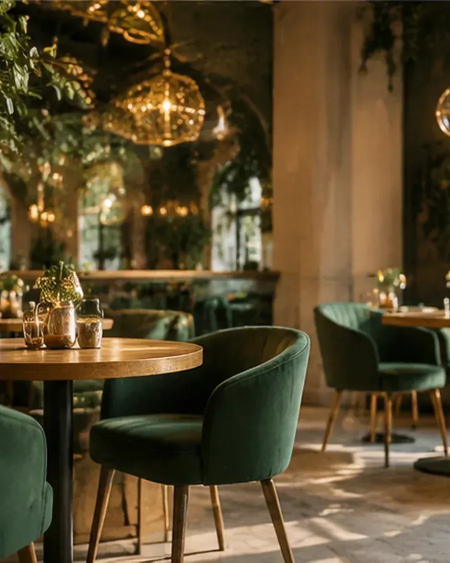
#> input picture img/penka-about.webp, 900 x 1125 px (shown at 1/2 size); its folder holds only this picture in this run
$ python generate_responsive_images.py
#> lines starting #> are read from the running program, lines starting #| are printed output that depends on the picture
#!/usr/bin/env python3
"""Generate responsive WebP image variants without modifying source assets."""
from pathlib import Path
from PIL import Image, ImageOps
ROOT = Path(__file__).resolve().parents[1]
SOURCE = ROOT / "img"
OUTPUT = SOURCE / "responsive"
WIDTHS = (480, 768, 1200, 1800)
def main():
    files = sorted(p for p in SOURCE.glob("*.webp") if p.is_file())
    if not files:
        raise SystemExit(f"No WebP files found in {SOURCE}")
    OUTPUT.mkdir(parents=True, exist_ok=True)
    total = 0
    for source in files:
        with Image.open(source) as opened:
#> opened is the input picture: PIL image 900x1125 RGB; mean R, G, B 88.9, 72.9, 43.5
            image = ImageOps.exif_transpose(opened)
            if image.mode not in ("RGB", "RGBA"):
                image = image.convert("RGBA" if "transparency" in image.info else "RGB")
            for width in WIDTHS:
                if image.width < width:
                    continue
                variant = image.copy()
                variant.thumbnail((width, width * 2), Image.Resampling.LANCZOS)
                target = OUTPUT / f"{source.stem}-{width}.webp"
                quality = 70 if width <= 768 else 76
                variant.save(target, "WEBP", quality=quality, method=6)
                total += target.stat().st_size
                print(f"{target.relative_to(ROOT)}: {target.stat().st_size:,} bytes ({variant.width}x{variant.height}, q={quality})")
#> this loop made 4 passes
#> pass 1, in main, `variant.save(target, "WEBP", quality=quality, method=6)`:
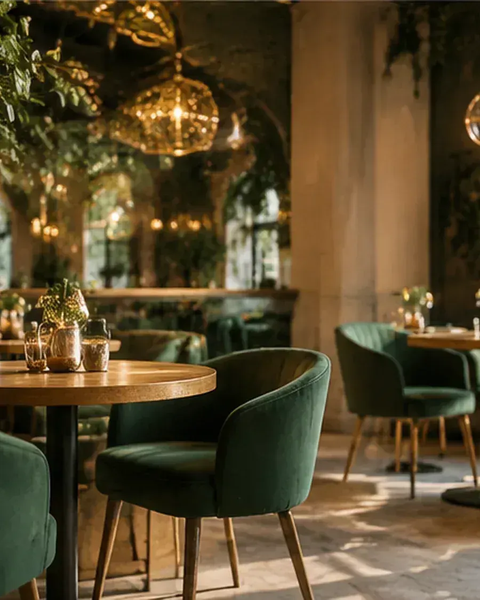
#> saved as penka-about-480.webp: PIL image 480x600 RGB; mean R, G, B 88.9, 72.9, 43.5
#> after the loop, total = 60102
    print(f"Responsive assets generated: {total:,} bytes")
#| Responsive assets generated: 60,102 bytes
if __name__ == "__main__":
    main()

$ run again, on img/penka-dog.webp
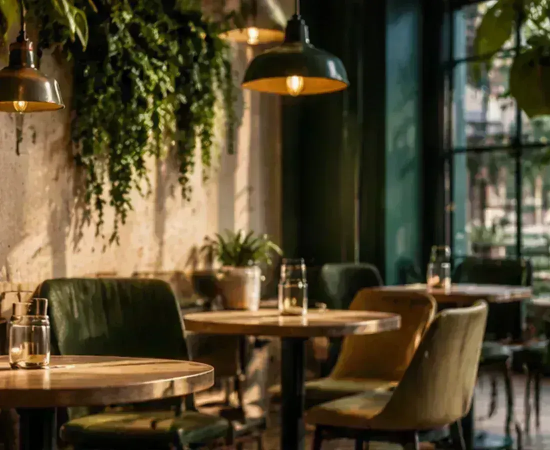
#> input picture img/penka-dog.webp, 1100 x 900 px (shown at 1/2 size)
#> in main, opened is the input picture: PIL image 1100x900 RGB; mean R, G, B 83.6, 73, 47.4
#> the loop in main, `for width in WIDTHS:` made 4 passes
#> pass 1, in main, `variant.save(target, "WEBP", quality=quality, method=6)`:
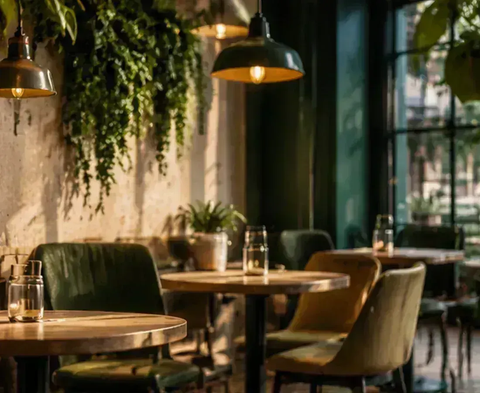
#> saved as penka-dog-480.webp: PIL image 480x393 RGB; mean R, G, B 83.6, 73, 47.4
#> after the loop in main, `for width in WIDTHS:`: total = 48714
#| Responsive assets generated: 48,714 bytes
